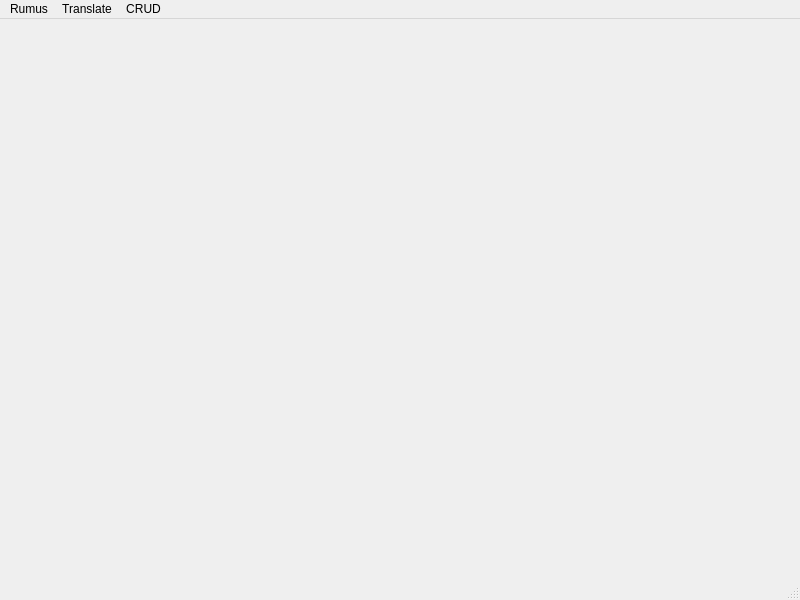
<?xml version="1.0" encoding="UTF-8"?>
<ui version="4.0">
 <class>MainWindow</class>
 <widget class="QMainWindow" name="MainWindow">
  <property name="geometry">
   <rect>
    <x>0</x>
    <y>0</y>
    <width>800</width>
    <height>600</height>
   </rect>
  </property>
  <property name="windowTitle">
   <string>MainWindow</string>
  </property>
  <widget class="QWidget" name="centralwidget"/>
  <widget class="QMenuBar" name="menubar">
   <property name="geometry">
    <rect>
     <x>0</x>
     <y>0</y>
     <width>800</width>
     <height>21</height>
    </rect>
   </property>
   <widget class="QMenu" name="menuRumus">
    <property name="title">
     <string>Rumus</string>
    </property>
    <addaction name="actionPersegi_Panjang"/>
    <addaction name="actionPersegi"/>
    <addaction name="actionJajar_Genjang"/>
    <addaction name="actionSegitiga"/>
    <addaction name="actionBelah_Ketupat"/>
    <addaction name="actionLayang_layang"/>
    <addaction name="actionTrapesium"/>
    <addaction name="actionLingkaran"/>
   </widget>
   <widget class="QMenu" name="menuTranslate">
    <property name="title">
     <string>Translate</string>
    </property>
    <addaction name="actionTranslate"/>
   </widget>
   <widget class="QMenu" name="menuCRUD">
    <property name="title">
     <string>CRUD</string>
    </property>
    <addaction name="actiontoner"/>
    <addaction name="actionserum"/>
    <addaction name="actionfacialwash"/>
    <addaction name="actionmoisturizer"/>
   </widget>
   <addaction name="menuRumus"/>
   <addaction name="menuTranslate"/>
   <addaction name="menuCRUD"/>
  </widget>
  <widget class="QStatusBar" name="statusbar"/>
  <action name="actionPersegi_Panjang">
   <property name="text">
    <string>Persegi Panjang</string>
   </property>
  </action>
  <action name="actionPersegi">
   <property name="text">
    <string>Persegi</string>
   </property>
  </action>
  <action name="actionJajar_Genjang">
   <property name="text">
    <string>Jajar Genjang</string>
   </property>
  </action>
  <action name="actionSegitiga">
   <property name="text">
    <string>Segitiga</string>
   </property>
  </action>
  <action name="actionBelah_Ketupat">
   <property name="text">
    <string>Belah Ketupat</string>
   </property>
  </action>
  <action name="actionLayang_layang">
   <property name="text">
    <string>Layang-layang</string>
   </property>
  </action>
  <action name="actionTrapesium">
   <property name="text">
    <string>Trapesium</string>
   </property>
  </action>
  <action name="actionLingkaran">
   <property name="text">
    <string>Lingkaran</string>
   </property>
  </action>
  <action name="actionTranslate">
   <property name="text">
    <string>Translate</string>
   </property>
  </action>
  <action name="actiontoner">
   <property name="text">
    <string>toner</string>
   </property>
  </action>
  <action name="actionserum">
   <property name="text">
    <string>serum</string>
   </property>
  </action>
  <action name="actionfacialwash">
   <property name="text">
    <string>facialwash</string>
   </property>
  </action>
  <action name="actionmoisturizer">
   <property name="text">
    <string>moisturizer</string>
   </property>
  </action>
 </widget>
 <resources/>
 <connections/>
</ui>
